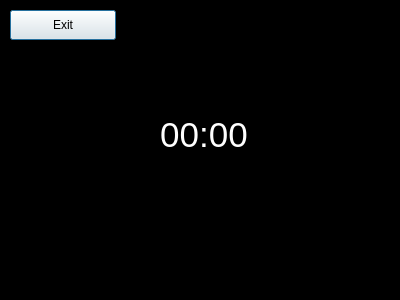
<?xml version="1.0" encoding="UTF-8"?>
<ui version="4.0">
 <class>BlackDialog</class>
 <widget class="QDialog" name="BlackDialog">
  <property name="geometry">
   <rect>
    <x>0</x>
    <y>0</y>
    <width>400</width>
    <height>300</height>
   </rect>
  </property>
  <property name="palette">
   <palette>
    <active>
     <colorrole role="Base">
      <brush brushstyle="SolidPattern">
       <color alpha="255">
        <red>0</red>
        <green>0</green>
        <blue>0</blue>
       </color>
      </brush>
     </colorrole>
     <colorrole role="Window">
      <brush brushstyle="SolidPattern">
       <color alpha="255">
        <red>0</red>
        <green>0</green>
        <blue>0</blue>
       </color>
      </brush>
     </colorrole>
    </active>
    <inactive>
     <colorrole role="Base">
      <brush brushstyle="SolidPattern">
       <color alpha="255">
        <red>0</red>
        <green>0</green>
        <blue>0</blue>
       </color>
      </brush>
     </colorrole>
     <colorrole role="Window">
      <brush brushstyle="SolidPattern">
       <color alpha="255">
        <red>0</red>
        <green>0</green>
        <blue>0</blue>
       </color>
      </brush>
     </colorrole>
    </inactive>
    <disabled>
     <colorrole role="Base">
      <brush brushstyle="SolidPattern">
       <color alpha="255">
        <red>0</red>
        <green>0</green>
        <blue>0</blue>
       </color>
      </brush>
     </colorrole>
     <colorrole role="Window">
      <brush brushstyle="SolidPattern">
       <color alpha="255">
        <red>0</red>
        <green>0</green>
        <blue>0</blue>
       </color>
      </brush>
     </colorrole>
    </disabled>
   </palette>
  </property>
  <property name="windowTitle">
   <string>Dialog</string>
  </property>
  <widget class="QLabel" name="timeLabel">
   <property name="geometry">
    <rect>
     <x>150</x>
     <y>110</y>
     <width>108</width>
     <height>49</height>
    </rect>
   </property>
   <property name="palette">
    <palette>
     <active>
      <colorrole role="WindowText">
       <brush brushstyle="SolidPattern">
        <color alpha="255">
         <red>255</red>
         <green>255</green>
         <blue>255</blue>
        </color>
       </brush>
      </colorrole>
     </active>
     <inactive>
      <colorrole role="WindowText">
       <brush brushstyle="SolidPattern">
        <color alpha="255">
         <red>255</red>
         <green>255</green>
         <blue>255</blue>
        </color>
       </brush>
      </colorrole>
     </inactive>
     <disabled>
      <colorrole role="WindowText">
       <brush brushstyle="SolidPattern">
        <color alpha="255">
         <red>120</red>
         <green>120</green>
         <blue>120</blue>
        </color>
       </brush>
      </colorrole>
     </disabled>
    </palette>
   </property>
   <property name="font">
    <font>
     <family>Arial</family>
     <pointsize>26</pointsize>
    </font>
   </property>
   <property name="text">
    <string>00:00</string>
   </property>
   <property name="alignment">
    <set>Qt::AlignCenter</set>
   </property>
  </widget>
  <widget class="QPushButton" name="exitButton">
   <property name="geometry">
    <rect>
     <x>10</x>
     <y>10</y>
     <width>106</width>
     <height>30</height>
    </rect>
   </property>
   <property name="palette">
    <palette>
     <active>
      <colorrole role="Button">
       <brush brushstyle="SolidPattern">
        <color alpha="255">
         <red>255</red>
         <green>255</green>
         <blue>255</blue>
        </color>
       </brush>
      </colorrole>
     </active>
     <inactive>
      <colorrole role="Button">
       <brush brushstyle="SolidPattern">
        <color alpha="255">
         <red>239</red>
         <green>239</green>
         <blue>239</blue>
        </color>
       </brush>
      </colorrole>
     </inactive>
     <disabled>
      <colorrole role="Button">
       <brush brushstyle="SolidPattern">
        <color alpha="255">
         <red>239</red>
         <green>239</green>
         <blue>239</blue>
        </color>
       </brush>
      </colorrole>
     </disabled>
    </palette>
   </property>
   <property name="text">
    <string>Exit</string>
   </property>
   <property name="flat">
    <bool>false</bool>
   </property>
  </widget>
 </widget>
 <resources/>
 <connections/>
</ui>
